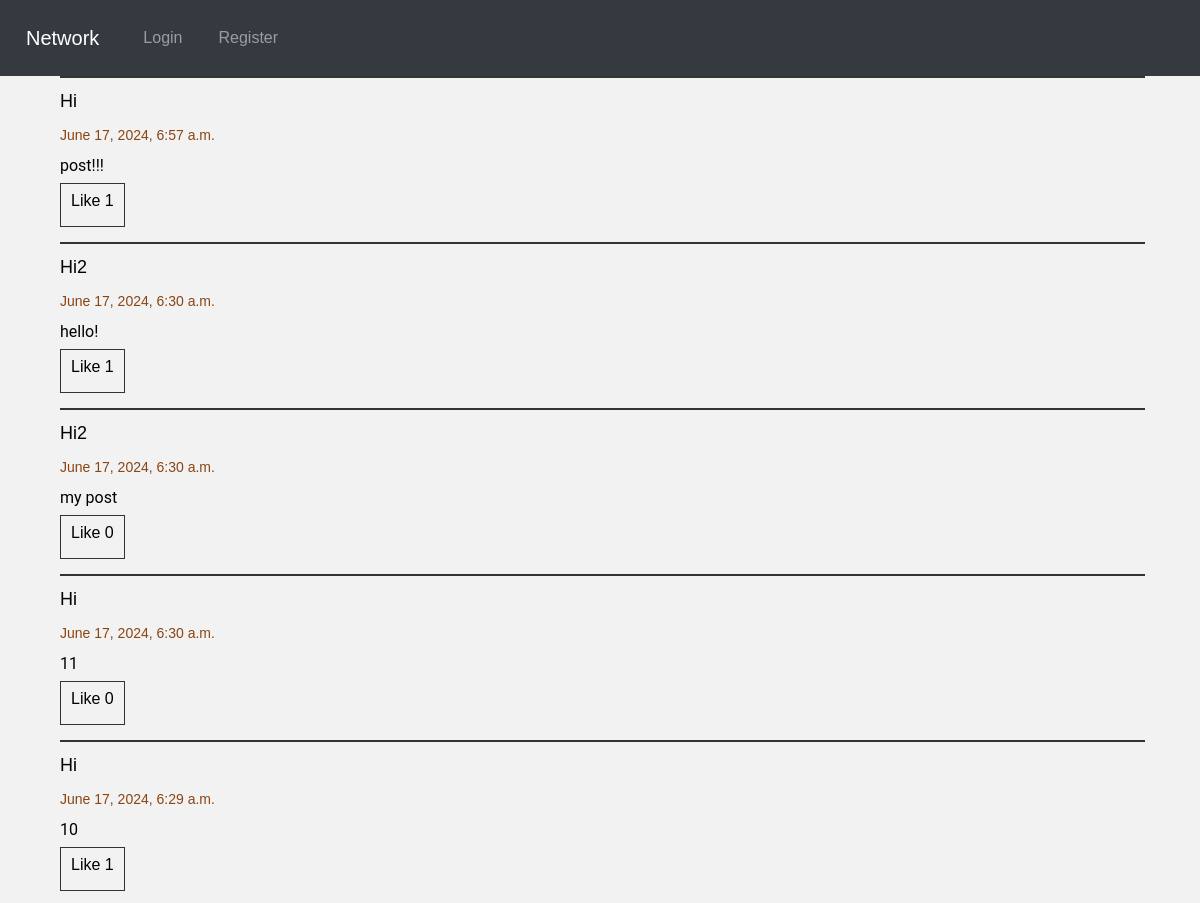
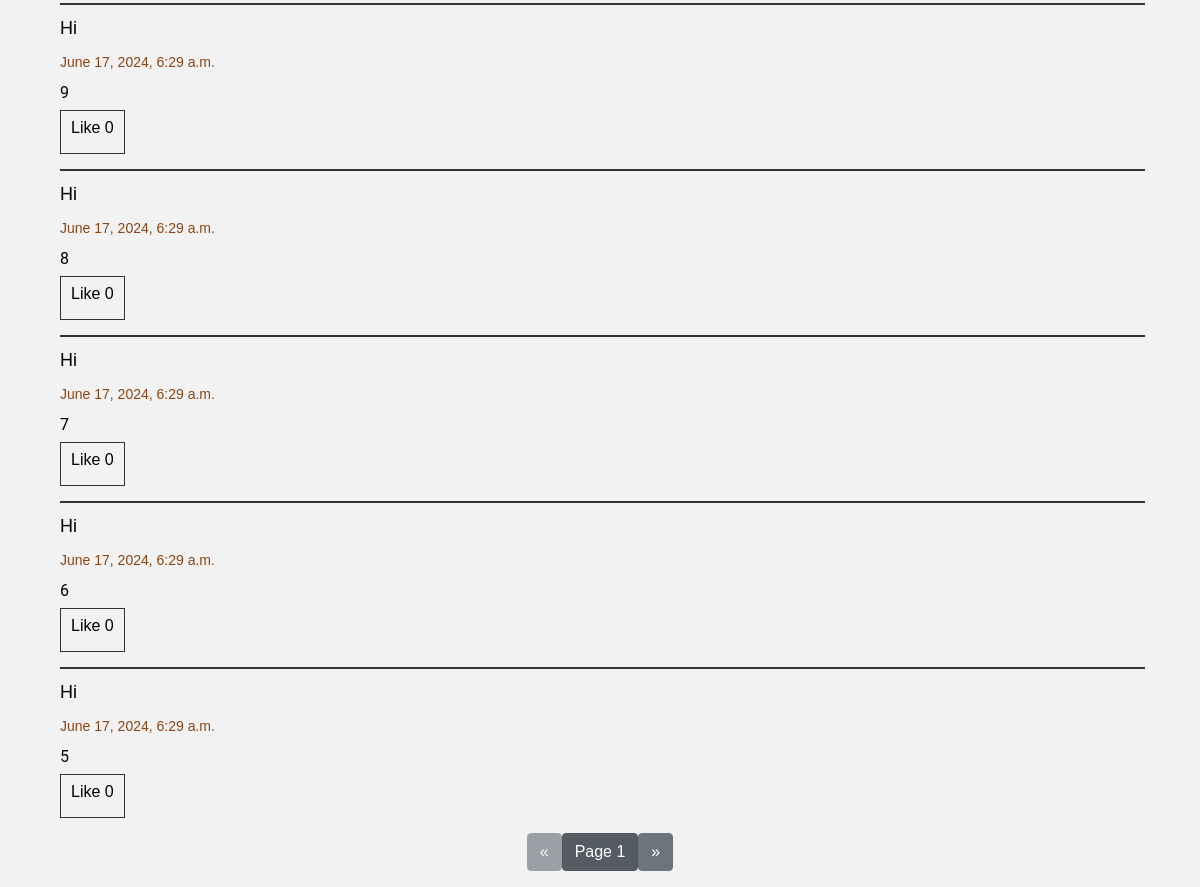
The page / on the database its author committed (2 pictures, top to bottom).
### network/models.py (models this page shows, shortened)
class Posts(models.Model):
    post = models.TextField(blank=False)
    user = models.ForeignKey(User, on_delete=models.CASCADE, related_name="user_posts")
    like = models.IntegerField(default=0)
    time = models.DateTimeField(auto_now_add=True)

class User(AbstractUser):
    pass

### network/views.py (the view)
# urls.py: path("", views.index, name="index"),
def index(request):
    posts = paginate_posts(1)
    liked_posts = get_liked_posts(posts, request.user)
    return render(request, "network/index.html", {
        "posts": posts,
        "liked_posts": liked_posts,
        "pages": "page"
    })

### network/views.py (called while the page is built)
def get_liked_posts(posts, user):
    liked_posts = [post.id for post in posts if user in post.liked_usr.all()]
    return liked_posts

def paginate_posts(page_id):
    posts = Posts.objects.all().order_by('-time')
    paginator = Paginator(posts, 10)
    return paginator.get_page(page_id)

### network/templates/network/index.html (shortened to what this page needs)
{% extends "network/layout.html" %}
{% block body %}
<div id="all_posts">
    <div id="posts">
        {% for post in posts %}
        <div class="post-item post-content" id="post-item-{{ post.id }}">
            <p class="post-user">
                <a href="{% url 'user_profile' post.user.id 1 %}" class="post-user">{{ post.user }}</a>
            </p>
            <label class="time-data">{{ post.time }}</label>
            <br>
            <div class="post-text" id="post-text-{{ post.id }}" style="color: black;">{{ post.post }}</div>
            {% if user.is_authenticated %}
            <div id="like-btn-{{ post.id }}">
                <button class="like-btn" onclick="toggleLike('{{ post.id }}');">
                    Like
                    <label class="like-count" id="like-no-{{ post.id }}">{{ post.like }}</label>
                </button>
            </div>
            {% else %}
            <div id="like-btn-{{ post.id }}">
                <button class="like-btn" onclick="alert('You must be signed in to like posts');">
                    Like
                    <label class="like-count" id="like-no-{{ post.id }}">{{ post.like }}</label>
                </button>
            </div>
            {% endif %}
        </div>
        {% endfor %}
    </div>
</div>
<nav aria-label="Page navigation">
    <ul class="pagination justify-content-center">
        <li>
            {% if posts.has_previous %}
            <a href="{% url 'load_page' posts.previous_page_number %}">
                <button class="btn btn-secondary"> &laquo; </button>
            </a>
            {% else %}
            <button class="btn btn-secondary" disabled> &laquo; </button>
            {% endif %}
        </li>
        <li>
            <a href="#">
                <button class="btn btn-secondary active">Page {{ posts.number }}</button>
            </a>
        </li>
        <li>
            {% if posts.has_next %}
            <a href="{% url 'load_page' posts.next_page_number %}">
                <button class="btn btn-secondary"> &raquo; </button>
            </a>
            {% else %}
            <button class="btn btn-secondary" disabled> &raquo; </button>
            {% endif %}
        </li>
    </ul>
</nav>
{% endblock %}

### network/static/network/styles.css (style rules this page uses)
body { background-color: #f2f2f2; color: #333; font-family: Arial, sans-serif; }
#posts { margin: 0 10px; }
.post-item { border-top: 2px solid #333; font-size: 18px; padding: 10px 0; }
.post-content { color: #000; margin-left: 5px; margin-bottom: 5px; }
.post-text { font-family: "Roboto", Arial, sans-serif; font-size: 16px; margin-bottom: 5px; color: #000; }
.post-user { color: #000; font-family: Arial, sans-serif; text-transform: capitalize; font-size: 18px; margin-bottom: 5px; }
.time-data { color: #8b4513; font-size: 14px; margin-top: 5px; }
.like-btn { background-color: transparent; border: 1px solid #333; font-size: 16px; padding: 5px 10px; }

### rows shown on the page
Posts: user "Hi", time "June 17, 2024, 6:57 a.m.", post "post!!!", like "1"
Posts: user "Hi2", time "June 17, 2024, 6:30 a.m.", post "hello!", like "1"
Posts: user "Hi2", time "June 17, 2024, 6:30 a.m.", post "my post", like "0"
Posts: user "Hi", time "June 17, 2024, 6:30 a.m.", post "11", like "0"
Posts: user "Hi", time "June 17, 2024, 6:29 a.m.", post "10", like "1"
Posts: user "Hi", time "June 17, 2024, 6:29 a.m.", post "9", like "0"
Posts: user "Hi", time "June 17, 2024, 6:29 a.m.", post "8", like "0"
Posts: user "Hi", time "June 17, 2024, 6:29 a.m.", post "7", like "0"
Posts: user "Hi", time "June 17, 2024, 6:29 a.m.", post "6", like "0"
Posts: user "Hi", time "June 17, 2024, 6:29 a.m.", post "5", like "0"

### other values the page prints
{{ posts.number }} "1"
